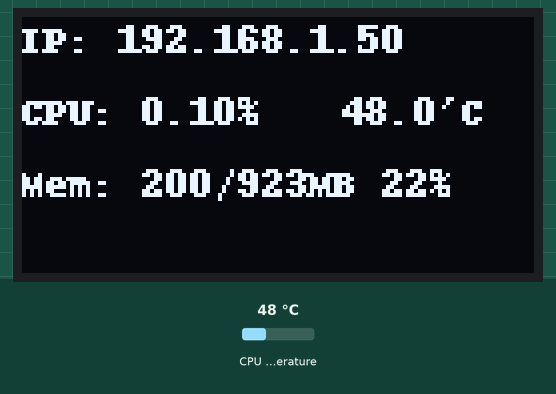
Simulated run of this program. Board: Raspberry Pi (BCM pin numbers). On the bench: 128×64 one-colour display. The test bench sets the inputs (shaded band); at power-on: CPU temperature 48 °C. System figures (address, load, memory, disk, uptime) are fixed made-up values.

Above: at 1.2 s.
1.3 s: CPU temperature set to 31 °C
At 3.5 s:
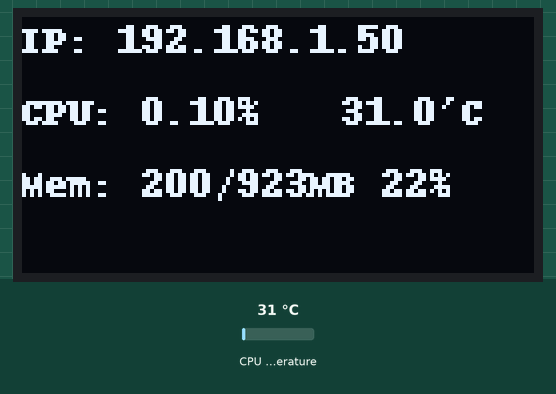
4.2 s: CPU temperature set to 44 °C
At 5.4 s:
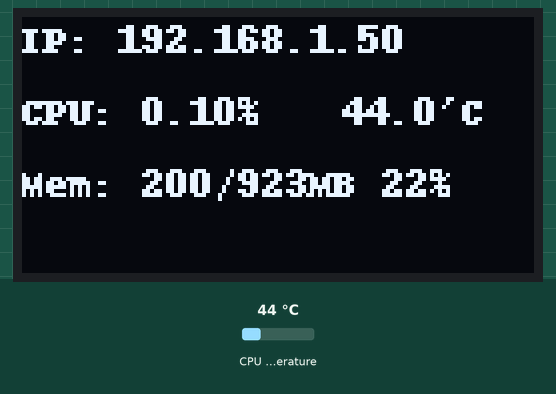
7.1 s: CPU temperature set to 58 °C
At 10.4 s:
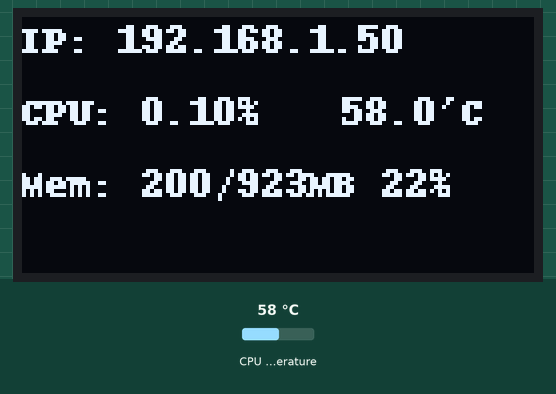
Timing chart, 0 to 11.9 s (numbered marks = the images above; inputs shaded):
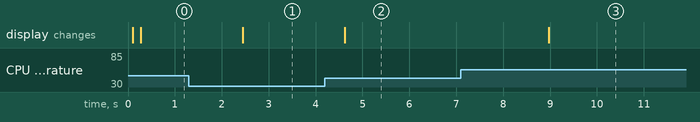

Measured:
- after the input at 1.3 s, the display: changes after 1.1 s (image 1)
- after the input at 4.2 s, the display: changes after 0.42 s (image 2)
- after the input at 7.1 s, the display: changes after 1.9 s (image 3)

The program:

display_stats_new.py
```python
import os
import psutil
import socket
import time
import subprocess
import signal
import sys
from luma.core.interface.serial import i2c
from luma.oled.device import ssd1306
from PIL import Image, ImageDraw, ImageFont

# Setup OLED display
serial = i2c(port=1, address=0x3C)
disp = ssd1306(serial, rotate=0)

# Load font
#font = ImageFont.truetype('PixelOperator.ttf', 16)
font = ImageFont.load_default()

# Function to handle shutdown signal
def handle_shutdown(signum, frame):
    # Clear the OLED display
    device.clear()
    device.hide()
    sys.exit(0)

# Register the signal handler for SIGTERM (shutdown signal)
signal.signal(signal.SIGTERM, handle_shutdown)

# Create blank image for drawing
width = disp.width
height = disp.height
image = Image.new("1", (width, height))
draw = ImageDraw.Draw(image)

while True:

    # Draw a black filled box to clear the image.
    draw.rectangle((0, 0, width, height), outline=0, fill=0)

    # Shell scripts for system monitoring from here : https://unix.stackexchange.com/questions/119126/command-to-display-memory-usage-disk-usage-and-cpu-load
    cmd = "hostname -I | cut -d\' \' -f1"
    IP = subprocess.check_output(cmd, shell = True )
    cmd = "top -bn1 | grep load | awk '{printf \"CPU: %.2f\", $(NF-2)}'"
    CPU = subprocess.check_output(cmd, shell = True )
    cmd = "free -m | awk 'NR==2{printf \"Mem: %s/%sMB %.0f%%\", $3,$2,$3*100/$2 }'"
    MemUsage = subprocess.check_output(cmd, shell = True )
    cmd = "df -h | grep '/dev/md0' | awk '{printf \"Disk: %s/%s %s\", $3,$2,$5}'"
    # exchange /dev/md0 with your path and disk you want to monitor
    Disk = subprocess.check_output(cmd, shell = True )
    cmd = "vcgencmd measure_temp |cut -f 2 -d '='"
    Temp = subprocess.check_output(cmd, shell = True )

    # Pi Stats Display
    draw.text((0, 0), "IP: " + str(IP,'utf-8'), font=font, fill=255)
    draw.text((0, 18), str(CPU,'utf-8') + "%", font=font, fill=255)
    draw.text((80, 18), str(Temp,'utf-8') , font=font, fill=255)
    draw.text((0, 36), str(MemUsage,'utf-8'), font=font, fill=255)
    draw.text((0, 54), str(Disk,'utf-8'), font=font, fill=255)

    # Display image
    disp.display(image)
    time.sleep(2)
```
